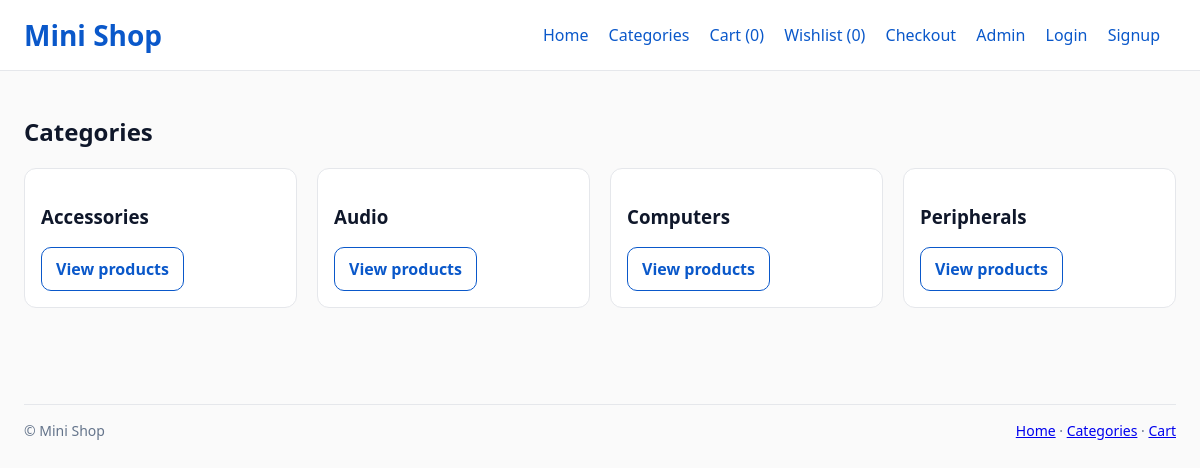
Page /categories/ on the committed database.
### products/models.py (models this page shows, shortened)
class Category(models.Model):
    name = models.CharField(max_length=120, unique=True)
    slug = models.SlugField(max_length=140, unique=True)
    class Meta:
        ordering = ["name"]

### products/views.py (the view)
# urls.py: path('categories/', views.category_list, name='category_list'),
def category_list(request):
    categories = Category.objects.all()
    return render(request, 'products/category_list.html', {'categories': categories})

### cart/context_processors.py (called while the page is built)
def cart_counts(request) -> Dict[str, Any]:
    cart = request.session.get('cart', {})
    wishlist = request.session.get('wishlist', set())
    if isinstance(wishlist, set):
        wishlist_count = len(wishlist)
    else:
        try:
            wishlist_count = len(list(wishlist))
        except Exception:
            wishlist_count = 0
    count = 0
    for item in cart.values():
        try:
            count += int(item.get('quantity', 0))
        except Exception:
            continue
    return {
        'cart_count': count,
        'wishlist_count': wishlist_count,
    }

### templates/products/category_list.html
{% extends 'base.html' %}
{% block content %}
  <h2>Categories</h2>
  <div class="grid">
    {% for c in categories %}
      <div class="card">
        <h3>{{ c.name }}</h3>
        <a class="btn" href="/?category={{ c.slug }}">View products</a>
      </div>
    {% empty %}
      <p>No categories yet.</p>
    {% endfor %}
  </div>
{% endblock %}

### static/css/styles.css (style rules this page uses)
:root { --brand:#0a58ca;--bg:#0f172a;--muted:#64748b;--border:#e5e7eb;--card:#ffffff }
* { box-sizing:border-box }
html,body { margin:0;padding:0 }
body { font-family:system-ui,-apple-system,Segoe UI,Roboto,Ubuntu,Cantarell,Noto Sans,sans-serif;background:#fafafa;color:#0f172a }
.grid { display:grid;grid-template-columns:repeat(auto-fill,minmax(260px,1fr));gap:20px }
.card { background:#fff;border:1px solid var(--border);border-radius:12px;padding:16px }
.btn { display:inline-block;padding:10px 14px;border:1px solid var(--brand);border-radius:10px;font-weight:600;transition:transform .08s ease, box-shadow .15s ease;text-decoration:none;color:var(--brand) }

### rows in the picture
Category: name "Accessories"
Category: name "Audio"
Category: name "Computers"
Category: name "Peripherals"

### other values in the picture
{{ cart_count|default:0 }} "0"
{{ wishlist_count|default:0 }} "0"
